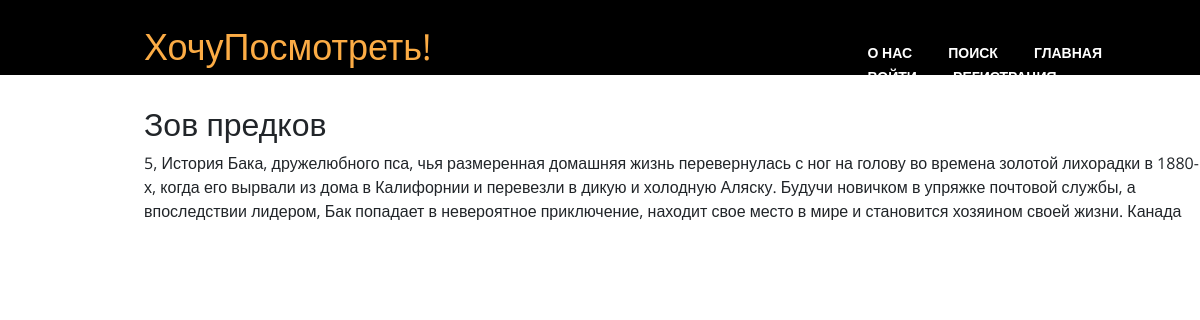
Before: /film3/ with the older database file.
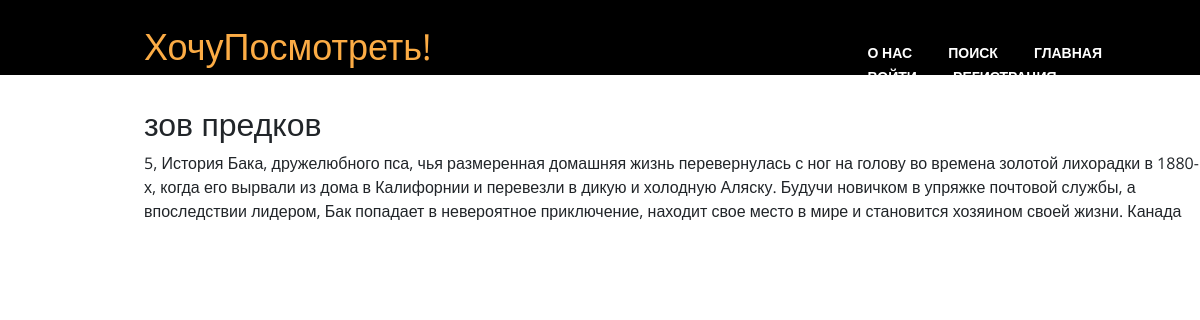
After: the same page with the newer database file.
### app/models.py (models this page shows, shortened)
class Film(models.Model):
	GENRE = (
	(1, "Боевик"),
	(2, "Вестерн"),
	(3, "Детектив"),
	(4, "Документальный"),
	(5, "Драма"),
	(6, "Комедия"),
	(7, "Мелодрама"),
	(8, "Мультфильм"),
	(9, "Сериал"),
	(10, "Триллер"),
	(11, "Фантастика")
	)
	name = models.CharField(max_length = 100, verbose_name = "название")
	description = models.TextField(verbose_name = "описание")
	country = models.CharField(max_length = 100,
		verbose_name = "страна")
	year = models.PositiveSmallIntegerField(verbose_name = "год")
	genre = models.IntegerField(choices = GENRE, verbose_name = "жанр")
	actors = models.ManyToManyField(Actor, verbose_name = "актеры")
	directors = models.ManyToManyField(Director,
		verbose_name = "режессеры")

### app/views.py (the view)
# urls.py: path('film<int:film_id>/', views.film_detail, name='film_detail'),
def film_detail(request, film_id):
	try:
		film = Film.objects.get(pk = film_id)
	except Film.DoesNotExist:
		raise Http404
	if request.user.is_authenticated == True:
		user = request.user
		try:
			saved = List.objects.get(user_id=user)
		except List.DoesNotExist:
			dic = {
				'film': film,
				'saved': False
				}
			return render(request, "film_detail.html", dic)
		films = saved.films.all()
		if film in films:
			dic = {
			'film': film,
			'saved': True
			}
		else:
			dic = {
			'film': film,
			'saved': False
			}
		return render(request, "film_detail.html", dic)
	else:
		dic = {'film': film}
		return render(request, "film_detail.html", dic)

### app/templates/film_detail.html (shortened to what this page needs)
{% extends "index.html" %}
{% load staticfiles %}
{% block style %}<link rel="stylesheet" href="../static/bootstrap.min.css"><link type="text/css" href="{% static 'style.css' %}" rel="stylesheet">{% endblock %}
{% block main %}
	<h2>{{ film.name }}</h2>
	<div>
		{{ film.genre }},
		{{ film.description }}
		{{ film.country }}
	</div>
{% endblock %}

Changed rows visible on the page:
changed Film "Канада": name "Зов предков" → "зов предков"
